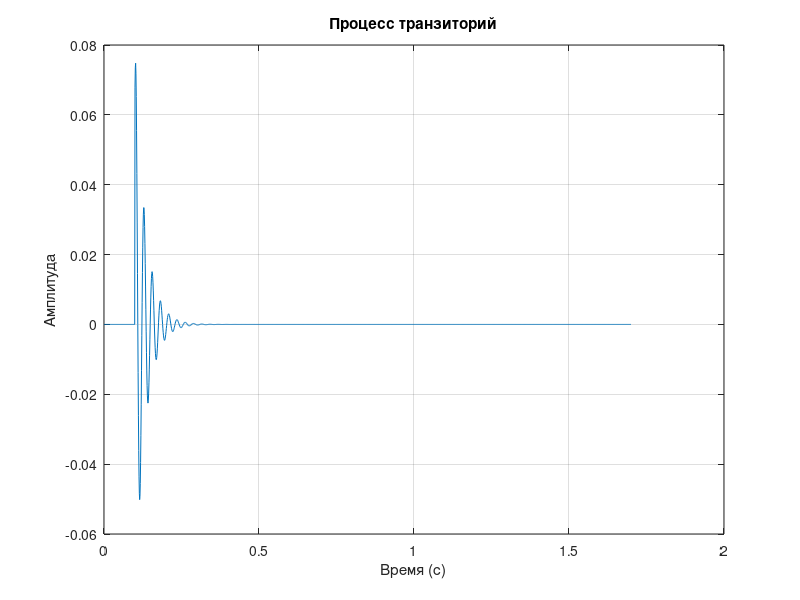

The MATLAB source for this figure:
% Создаем вектор времени от 0 до 1.7 с шагом 0.001
t = 0:0.001:1.7;

% Задаем параметры для генерации сигнала
T = 0.006;
k = 101:1701;

% Создаем вектор нулей размером 100
Z = zeros(1, 100);

% Генерируем сигнал, который представляет собой экспоненциально затухающую гармоническую волну
x = [Z, exp(-(k * T - 0.1) / 0.2) .* sin(2 * pi * (k * T - 0.1) / 0.16)];

% Строим график сигнала с сеткой
plot(t, x);
grid on;

% Добавляем заголовок графика и подписи к осям для ясности
title('Процесс транзиторий');
xlabel('Время (с)');
ylabel('Амплитуда');

